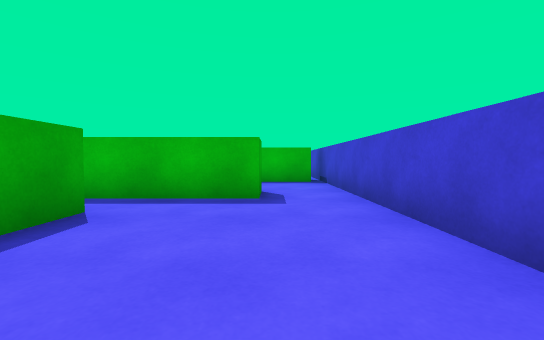
view 1 (above)

16 first-person views from a walk through a 3-D level made in the Unity game engine. The camera is 0.62 m above the floor, tilts 2° down and sees 90° across. The floor is counted in squares, 1 m on a side. Each view is taken from the middle of a square. On the plan, view 1 faces up. The plan holds only what a view shows up to about 9 squares ahead; the rest is blank. The player character is not drawn. Surface patterns are stand-ins for the level's own textures.

view 2
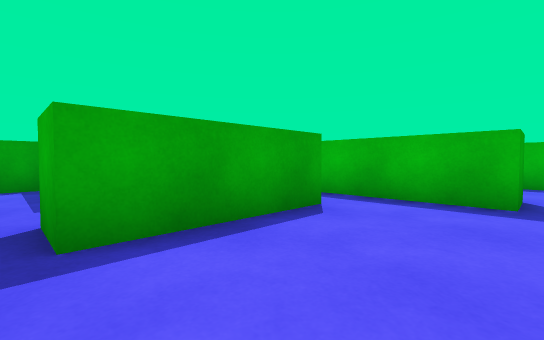

view 3
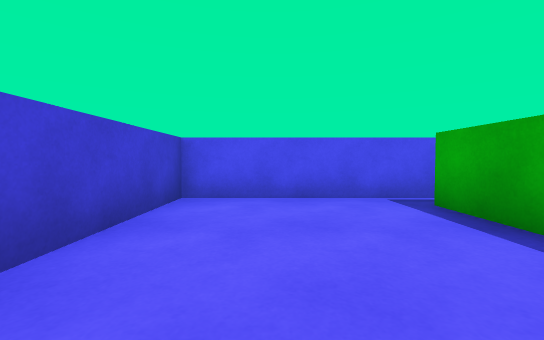

view 4
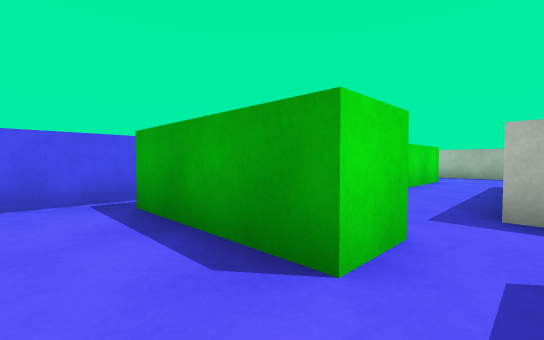

view 5
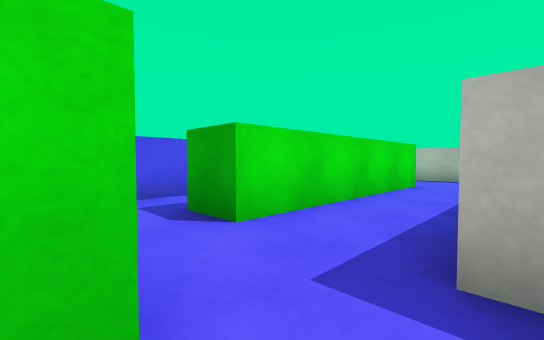

view 6
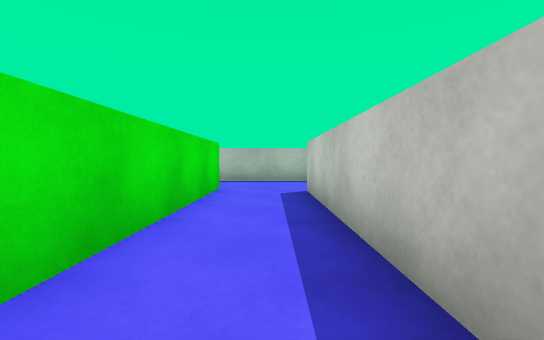

view 7
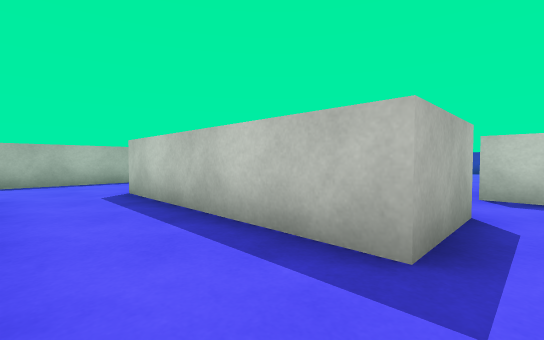

view 8
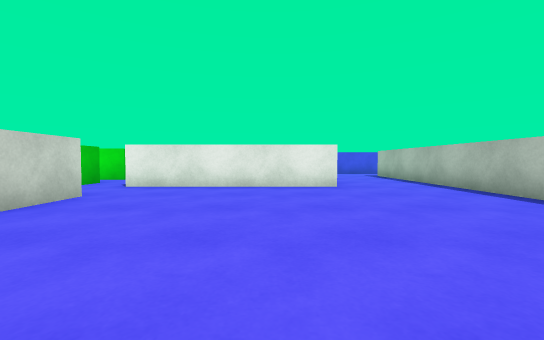

view 9
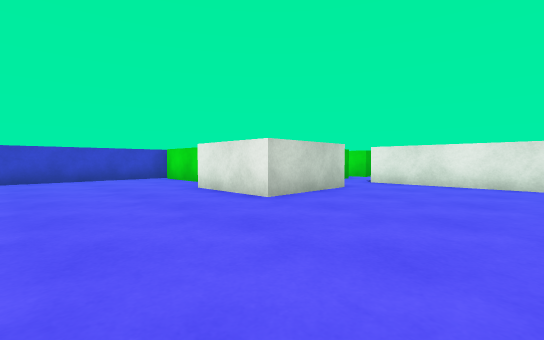

view 10
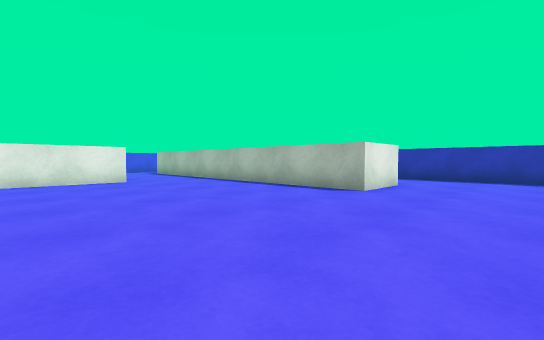

view 11
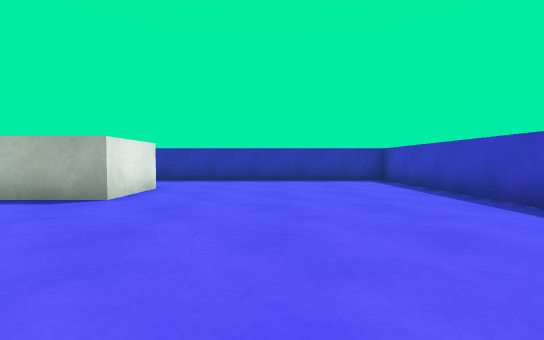

view 12
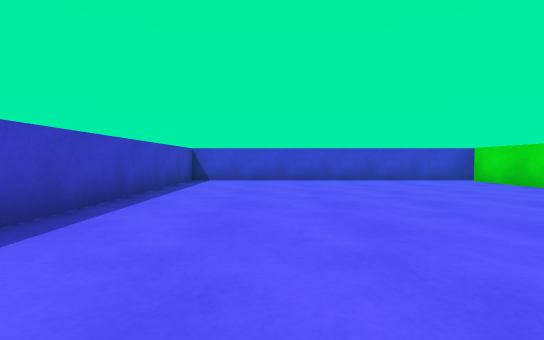

view 13
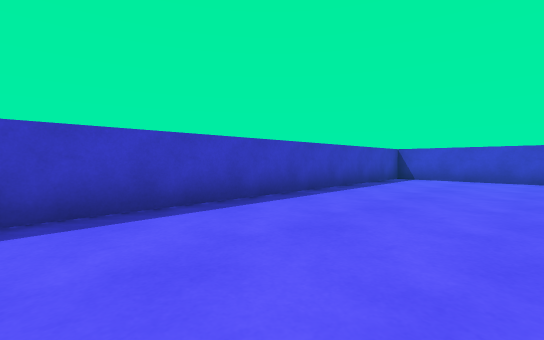

view 14
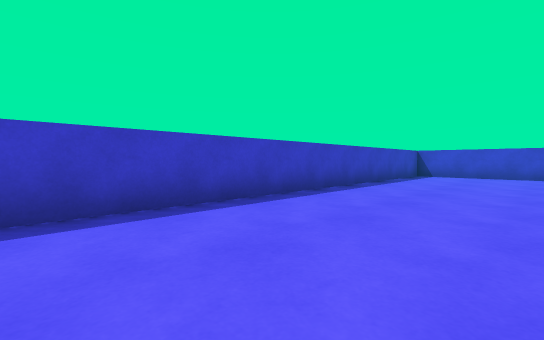

view 15
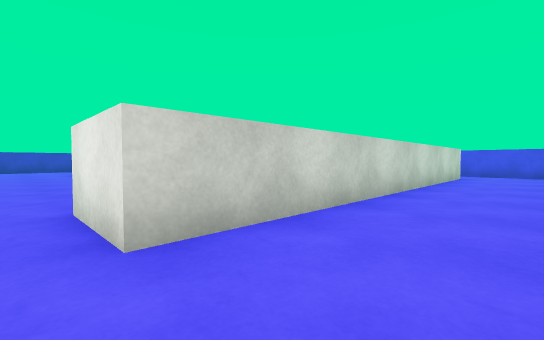

view 16
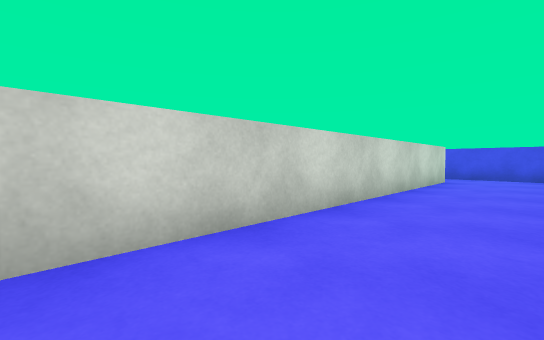

### Floor plan
Points are (right, up) in squares from view 1. A wall is a line through its corners. A room is listed if a view was taken in it or the views show most of it. See-through windows are left out.
Room 1 (views 1, 2, 3, 4)
walls: (-2.2, 3.3) (-2.2, 0.3) (-3.2, 0.3); (-0.2, 4.4) (-3.2, 4.4); (-2.8, -0.5) (1.5, -0.5) (1.5, 4.5)
ways out: opening at (-3, 4) to room 2; opening at (0.5, 5) to room 4; gap at (-3, 0)
Room 2 (views 5, 6, 7)
walls: (-4.5, 3.7) (-9.6, 3.7); (-10.1, 1.8) (-4.5, 1.8) (-4.5, 0.8); (-3.4, 3.3) (-2.2, 3.3); (-12.2, 3.6) (-12.2, 1.1)
ways out: opening at (-3, 4) to room 1; opening at (-10.5, 4.5) to room 3; opening at (-4, 5) to room 3; opening at (-11, 2); opening at (-4, 1.5)
Room 3 (views 8, 9, 10, 11, 12, 13, 14, 15, 16)
walls: (-9.6, 5.6) (-4.5, 5.6) (-4.5, 3.7); (-1, 8.9) (1.2, 8.9); (-3.2, 4.4) (-3.2, 5.2); (1.5, 8.5) (1.5, 17.5) (-16.5, 17.5) (-16.5, 10.4); (-14, 1) (-14, 11.4) (-12.2, 11.4) (-12.2, 3.6); (-16, -0.5) (-13.8, -0.5)
ways out: opening at (-10.5, 4.5) to room 2; opening at (-4, 5) to room 2
objects: white block (-4, 8) to (-3, 10)
Room 4 (no view inside)
walls: (-0.2, 5.5) (-0.2, 4.4); (1.5, 4.5) (1.5, 8.5); (1.2, 8) (-0.4, 8)
ways out: opening at (0.5, 5) to room 1

Positions as (right, up) in squares from view 1, and headings:
1: (0, 0), facing up
2: (0, 0), facing up-left
3: (0, 4), facing down
4: (-1, 4), facing down-left
5: (-3, 4), facing down-left
6: (-4, 3), facing left
7: (-4, 2), facing up-left
8: (-8, 12), facing down
9: (-8, 13), facing down-right
10: (-7, 14), facing down-left
11: (-8, 14), facing left
12: (-7, 15), facing right
13: (-8, 14), facing up-right
14: (-10, 14), facing up-right
15: (-16, 12), facing down-right
16: (-16, 10), facing down-right
